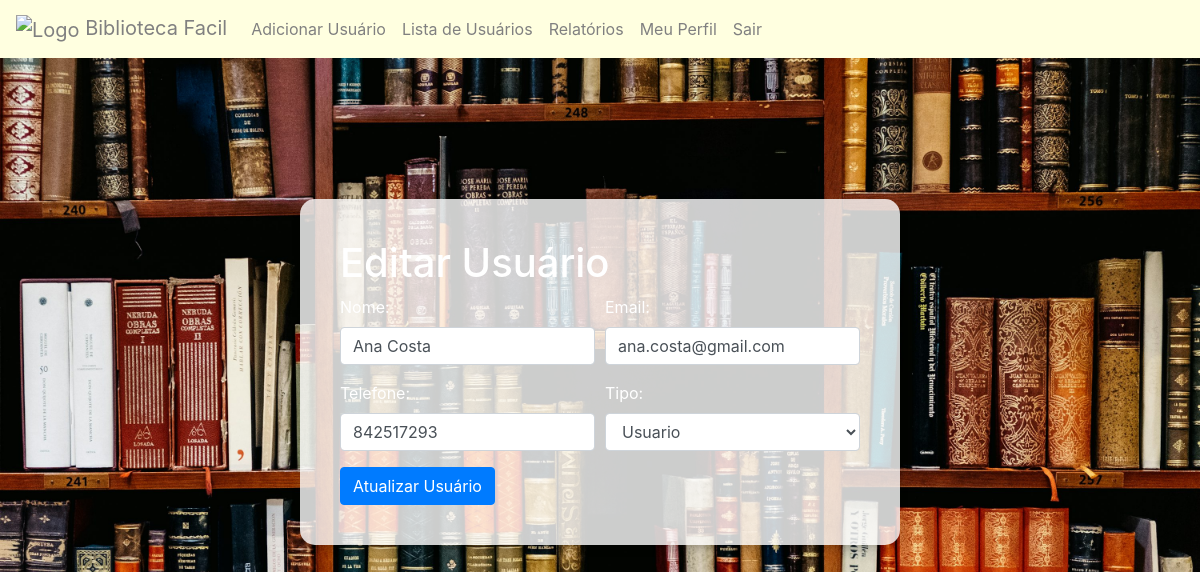
/php/editar_usuario.php?id=1 (signed in), run on the app's committed database.
### tables this page shows
CREATE TABLE `usuarios` (
  `ID_USUARIO` int(11) NOT NULL,
  `NOME` varchar(100) DEFAULT NULL,
  `EMAIL` varchar(100) DEFAULT NULL,
  `TELEFONE` varchar(15) DEFAULT NULL,
  `TIPO` enum('USUARIO','BIBLIOTECARIO','ADMINISTRADOR') DEFAULT NULL,
  `SENHA` varchar(25) DEFAULT NULL
);

### php/editar_usuario.php (the view, shortened to what this page needs)
<?php
include 'db/db_connect.php';
if (isset($_GET['id'])) {
    $id_usuario_editar = $_GET['id'];
    $query_editar = "SELECT * FROM USUARIOS WHERE ID_USUARIO='$id_usuario_editar'";
    $result_editar = mysqli_query($conn, $query_editar);
    $usuario_editar = mysqli_fetch_assoc($result_editar);
}
?>
<!DOCTYPE html>
<html lang="pt-BR">
<head>
    <link rel="stylesheet" href="https://stackpath.bootstrapcdn.com/bootstrap/4.5.2/css/bootstrap.min.css">
</head>
<body>
    <div class="form-container">
        <div class="form-box">
            <h1>Editar Usuário</h1>
            <form method="POST">
                <div class="form-row">
                    <div class="form-group col-md-6">
                        <label for="nome">Nome:</label>
                        <input type="text" class="form-control" id="nome" name="nome" value="<?= $usuario_editar['NOME'] ?>" required>
                    </div>
                    <div class="form-group col-md-6">
                        <label for="email">Email:</label>
                        <input type="email" class="form-control" id="email" name="email" value="<?= $usuario_editar['EMAIL'] ?>" required>
                    </div>
                </div>
                <div class="form-row">
                    <div class="form-group col-md-6">
                        <label for="telefone">Telefone:</label>
                        <input type="text" class="form-control" id="telefone" name="telefone" value="<?= $usuario_editar['TELEFONE'] ?>" required>
                    </div>
                    <div class="form-group col-md-6">
                        <label for="tipo">Tipo:</label>
                        <select id="tipo" name="tipo" class="form-control">
                            <option value="USUARIO" <?= $usuario_editar['TIPO'] == 'USUARIO' ? 'selected' : '' ?>>Usuario</option>
                        </select>
                    </div>
                </div>
                <button type="submit" class="btn btn-primary">Atualizar Usuário</button>
            </form>
        </div>
    </div>
</body>
</html>

### php/editar_usuario.php (style rules this page uses)
body { background-image: url('../img/biblioteca.png'); background-size: cover; background-repeat: no-repeat; background-position: center; color: #fff; }
.form-container { display: flex; justify-content: center; align-items: center; height: 60vh; }
.form-box { background-color: rgba(255, 255, 255, 0.8); padding: 40px; border-radius: 15px; box-shadow: 0 4px 8px rgba(0, 0, 0, 0.2); width: 600px; }

### data on the page
usuarios: nome "Ana Costa", email "ana.costa@gmail.com", telefone "842517293", tipo "Usuario"
